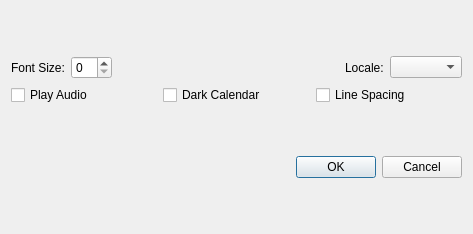
<?xml version="1.0" encoding="UTF-8"?>
<ui version="4.0">
 <class>DialogPreferences</class>
 <widget class="QDialog" name="DialogPreferences">
  <property name="geometry">
   <rect>
    <x>0</x>
    <y>0</y>
    <width>473</width>
    <height>234</height>
   </rect>
  </property>
  <property name="windowTitle">
   <string>Dialog</string>
  </property>
  <layout class="QGridLayout" name="gridLayout">
   <item row="0" column="0">
    <layout class="QVBoxLayout" name="verticalLayout">
     <item>
      <layout class="QHBoxLayout" name="horizontalLayout">
       <item>
        <widget class="QLabel" name="labelFontSize">
         <property name="text">
          <string>Font Size:</string>
         </property>
        </widget>
       </item>
       <item>
        <widget class="QSpinBox" name="spinBoxApplicationFont"/>
       </item>
       <item>
        <spacer name="horizontalSpacer">
         <property name="orientation">
          <enum>Qt::Horizontal</enum>
         </property>
         <property name="sizeHint" stdset="0">
          <size>
           <width>40</width>
           <height>20</height>
          </size>
         </property>
        </spacer>
       </item>
       <item>
        <widget class="QLabel" name="labelLocal">
         <property name="text">
          <string>Locale:</string>
         </property>
        </widget>
       </item>
       <item>
        <widget class="QComboBox" name="comboBoxLocale"/>
       </item>
      </layout>
     </item>
     <item>
      <layout class="QHBoxLayout" name="horizontalLayout_2">
       <item>
        <widget class="QCheckBox" name="checkBoxPlayAudio">
         <property name="text">
          <string>Play Audio</string>
         </property>
        </widget>
       </item>
       <item>
        <widget class="QCheckBox" name="checkBoxDarkCalendar">
         <property name="text">
          <string>Dark Calendar </string>
         </property>
        </widget>
       </item>
       <item>
        <widget class="QCheckBox" name="checkBoxLineSpacing">
         <property name="text">
          <string>Line Spacing</string>
         </property>
        </widget>
       </item>
      </layout>
     </item>
    </layout>
   </item>
   <item row="1" column="0">
    <widget class="QDialogButtonBox" name="buttonBox">
     <property name="orientation">
      <enum>Qt::Horizontal</enum>
     </property>
     <property name="standardButtons">
      <set>QDialogButtonBox::Cancel|QDialogButtonBox::Ok</set>
     </property>
    </widget>
   </item>
  </layout>
 </widget>
 <resources/>
 <connections>
  <connection>
   <sender>buttonBox</sender>
   <signal>accepted()</signal>
   <receiver>DialogPreferences</receiver>
   <slot>accept()</slot>
   <hints>
    <hint type="sourcelabel">
     <x>248</x>
     <y>254</y>
    </hint>
    <hint type="destinationlabel">
     <x>157</x>
     <y>274</y>
    </hint>
   </hints>
  </connection>
  <connection>
   <sender>buttonBox</sender>
   <signal>rejected()</signal>
   <receiver>DialogPreferences</receiver>
   <slot>reject()</slot>
   <hints>
    <hint type="sourcelabel">
     <x>316</x>
     <y>260</y>
    </hint>
    <hint type="destinationlabel">
     <x>286</x>
     <y>274</y>
    </hint>
   </hints>
  </connection>
 </connections>
</ui>
